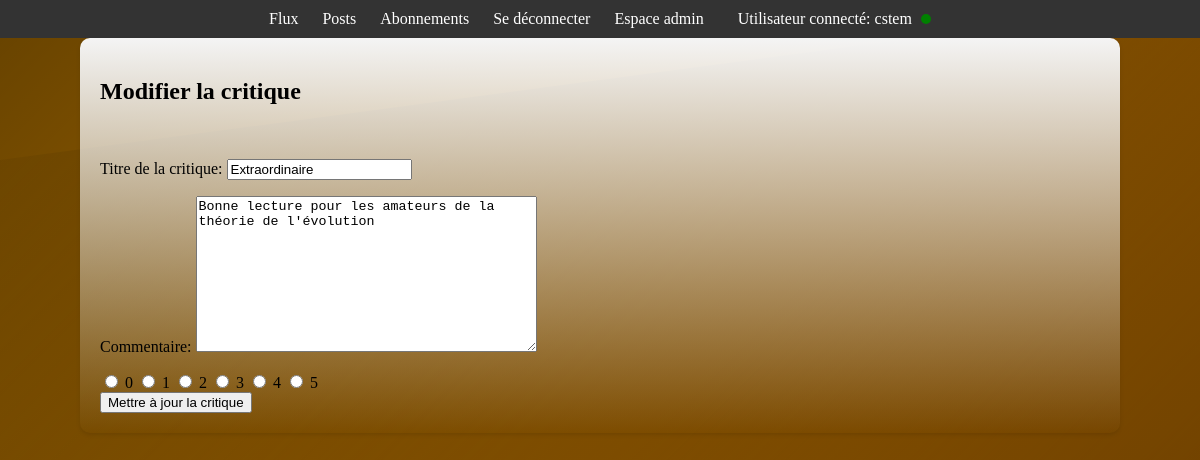
Page /review/6/update (signed in) on the committed database.
### review/models.py (models this page shows, shortened)
class Review(models.Model):
    ticket = models.ForeignKey(to=Ticket, on_delete=models.CASCADE, related_name="reviews")
    rating = models.PositiveSmallIntegerField(
        validators=[MinValueValidator(0), MaxValueValidator(5)],
        default=0
    )
    title = models.CharField(max_length=128, default="")
    description = models.TextField(max_length=8192, blank=True, default="")
    user = models.ForeignKey(
        settings.AUTH_USER_MODEL, on_delete=models.CASCADE)
    created_at = models.DateTimeField(auto_now_add=True)
    updated_at = models.DateTimeField(auto_now=True)

### review/views.py (the view)
# urls.py: path('review/<int:pk>/update', UpdateReviewView.as_view(), name='update_review'),
class UpdateReviewView(LoginRequiredMixin, UpdateView):
    model = Review
    template_name = 'review/update_review.html'
    form_class = ReviewForm
    success_url = '/flux/'

### review/forms.py
class ReviewForm(forms.ModelForm):
    rating = forms.ChoiceField(
        choices=[(str(i), str(i)) for i in range(6)],
        widget=forms.RadioSelect(attrs={'class': 'form-check-input'}),
    )
    class Meta:
        model = Review
        fields = ['title', 'description', 'rating']

### review/templates/review/update_review.html (shortened to what this page needs)
{% extends 'skeleton.html' %}
{% block content %}
    <div class="post-block your-flux">
        <h2>Modifier la critique {{ ticket.post.title }}</h2>
        <br>
        <form method="post" enctype="multipart/form-data">
            <p>Titre de la critique: {{ form.title }}</p>
            <p>Commentaire: {{ form.description }}</p>
            <div class="form-check form-check-inline">
                {% for choice_value, choice_label in form.rating.field.choices %}
                    <label class="form-check-label">
                        <input class="form-check-input" type="radio" name="{{ form.rating.name }}" value="{{ choice_value }}" {% if choice_value == form.rating.value %}checked{% endif %}>
                        {{ choice_label }}
                    </label>
                {% endfor %}
            </div>
            <button type="submit">Mettre à jour la critique</button>
        </form>
    </div>
{% endblock %}

### project/templates/skeleton.html (shortened to what this page needs)
<!DOCTYPE html>
<html>
{% load static %}
<head>
    <link rel="stylesheet" type="text/css" href="{% static 'skeleton/skeleton.css' %}">
    <link rel="stylesheet" href="https://cdnjs.cloudflare.com/ajax/libs/font-awesome/6.0.0-beta3/css/all.min.css"
 />
    <link rel="stylesheet" type="text/css" href="{% static 'flux/flux.css' %}">
    <link rel="stylesheet" type="text/css" href="{% static 'review/review.css' %}">
</head>
<body>
    <nav>
        <ul>
            <li><a href="{% url 'flux' %}">Flux</a></li>
            <li><a href="{% url 'posts' %}">Posts</a></li>
            <li><a href="{% url 'flux_utilisateurs' %}">Abonnements</a></li>
            {% if user.is_authenticated %}
                <li><a href="{% url 'logout' %}">Se déconnecter</a></li>
            {% endif %}
            {% if request.user.is_superuser %}
                <li><a href="{% url 'admin:index' %}" class="btn">Espace admin</a></li>
            {% endif %}
            {% if user.is_authenticated %}
                <li>
                    <span class="username connected">
                        Utilisateur connecté: {{ user.username }}
                    </span>
                </li>
            {% endif %}
        </ul>
    </nav>
    {% block content %}
    {% endblock content %}
</body>
</html>

### project/static/skeleton/skeleton.css (style rules this page uses)
body { position: relative; background: linear-gradient(135deg, #FFA500, #FF8C00, #FF6347, #FF4500); background-size: 400% 400%; animation: gradientAnimation 10s infinite, waveAnimation 2s infinite; margin: 0; padding: 0; min-height: 100vh; z-index: 1; }
body::before, body::after { content: ''; position: absolute; width: 100%; height: 100%; z-index: -1; }
body::before { top: 0; left: 0; background: linear-gradient(135deg, rgba(0, 0, 0, 0.6), rgba(0, 0, 0, 0)); clip-path: polygon(0 0, 100% 0, 100% 80%, 0 100%); }
body::after { bottom: 0; right: 0; background: linear-gradient(135deg, rgba(0, 0, 0, 0), rgba(0, 0, 0, 0.6)); clip-path: polygon(0 20%, 100% 0, 100% 100%, 0 100%); }
nav { background-color: #333; color: white; padding: 10px 0; }
nav ul { list-style-type: none; margin: 0; padding: 0; text-align: center; }
nav ul li { display: inline-block; margin: 0 10px; }
nav ul li a { text-decoration: none; color: white; }
.username { margin-left: 10px; }

### review/static/flux/flux.css (style rules this page uses)
.your-flux { background-color: #f4f4f4; }
.post-block { max-width: 100%; width: 1000px; margin: 0 auto; padding: 20px; background: linear-gradient(to bottom, #f4f4f4, rgba(244, 244, 244, 0)); border-radius: 10px; box-shadow: 0 2px 4px rgba(0, 0, 0, 0.1); display: flex; flex-direction: column; }
.connected::after { content: ""; display: inline-block; width: 10px; height: 10px; background-color: green; border-radius: 50%; margin-left: 5px; }
.post-block { max-width: 100%; width: 1000px; margin: 0 auto; padding: 20px; background: linear-gradient(to bottom, #f4f4f4, rgba(244, 244, 244, 0)); border-radius: 10px; box-shadow: 0 2px 4px rgba(0, 0, 0, 0.1); }

### review/static/review/review.css (style rules this page uses)
.connected::after { content: ""; display: inline-block; width: 10px; height: 10px; background-color: green; border-radius: 50%; margin-left: 5px; }
.post-block { max-width: 100%; width: 1000px; margin: 0 auto; padding: 20px; background: linear-gradient(to bottom, #f4f4f4, rgba(244, 244, 244, 0)); border-radius: 10px; box-shadow: 0 2px 4px rgba(0, 0, 0, 0.1); }

### rows in the picture
Review: title "Extraordinaire", description "Bonne lecture pour les amateurs de la théorie de l'évolution"

### other values in the picture
{{ user.username }} "cstem"
{{ choice_label }} "0" "1" "2" "3" "4" "5"
